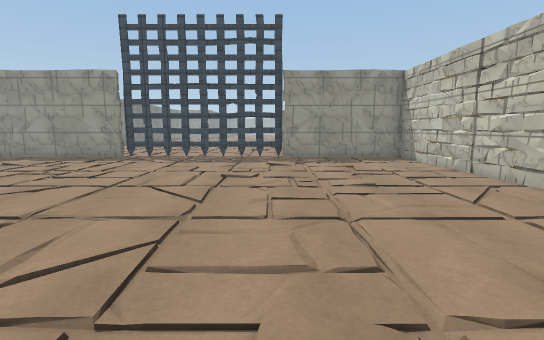
View 1 (above)

13 first-person views from a walk through a scene from a Unity 3-D project. The camera is 1.4 m above the floor, tilts 8° down and sees 85° across. The floor is counted in squares, 1 m on a side. Each view is taken from the middle of a square. On the plan, view 1 faces up. The plan holds only what a view shows up to about 14 squares ahead; the rest is blank. The place goes on beyond the plan. The player is left out. Surface patterns are stand-ins for the level's own textures.

View 2
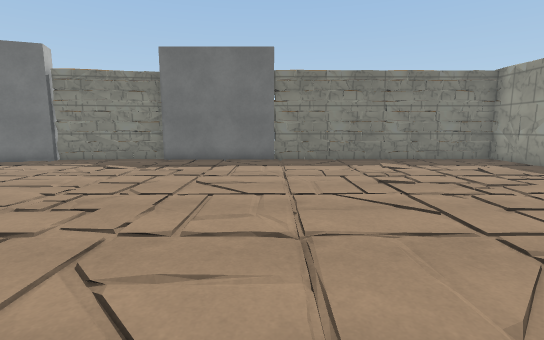

View 3
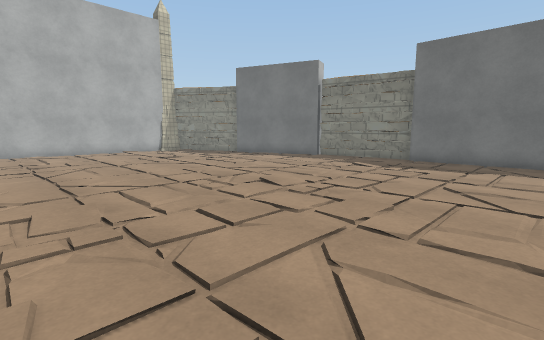

View 4
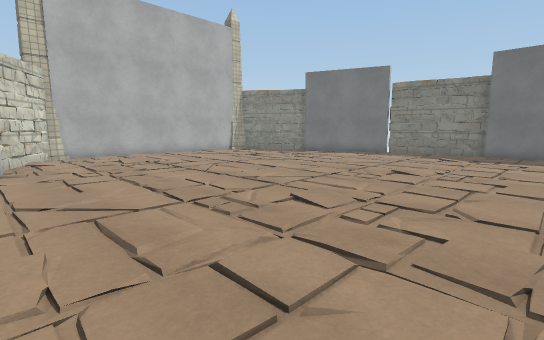

View 5
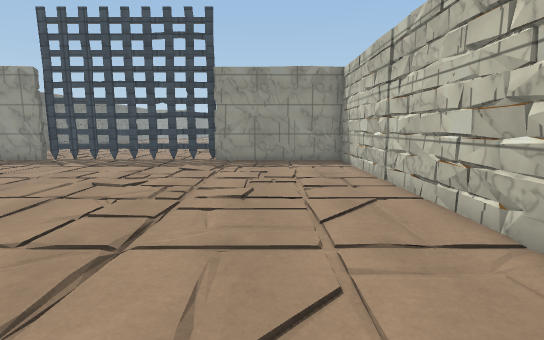

View 6
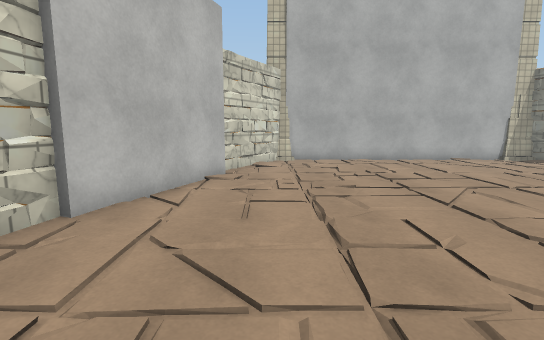

View 7
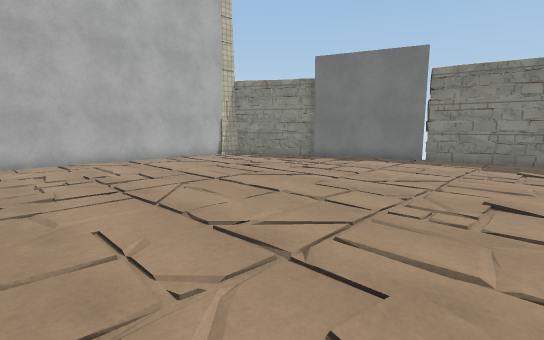

View 8
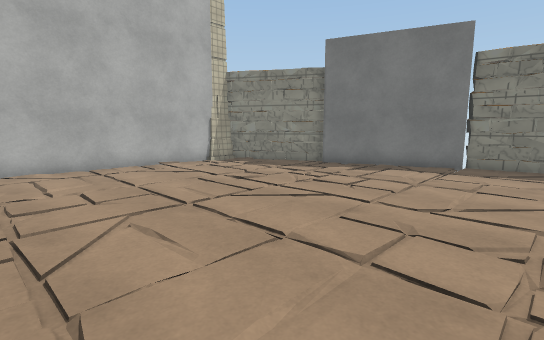

View 9
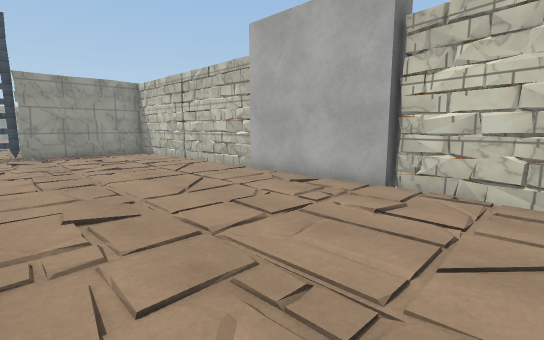

View 10
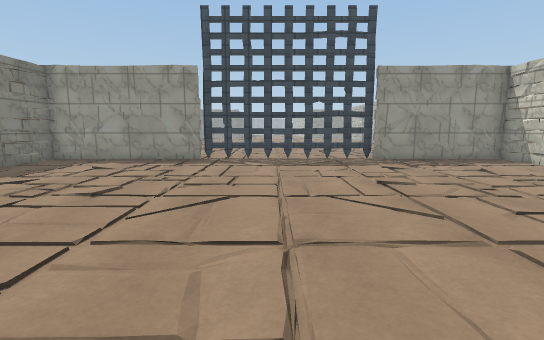

View 11
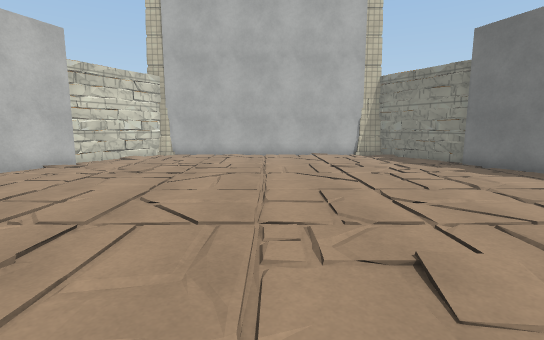

View 12
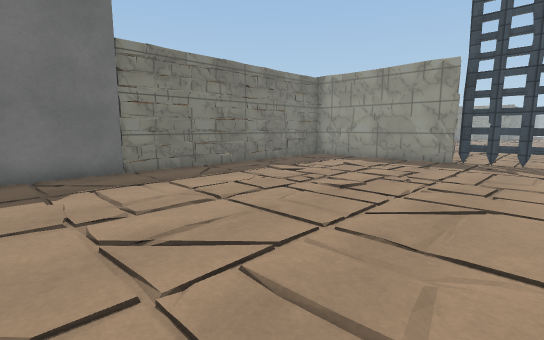

View 13
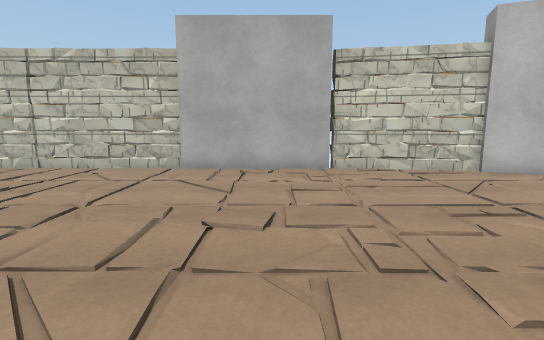

### Floor plan
Points are (right, up) in squares from view 1. A wall is a line through its corners. A room is listed if a view was taken in it or the views show most of it. See-through windows are left out.
Room 1 (views 1, 2, 3, 4, 5, 6, 7, 8, 9, 10, 11, 12, 13)
walls: (6, -0.9) (6, 14.1); (-14, -1) (-13.2, -5.5); (-13.9, -1.5) (-13.7, -2.1); (-13.3, -3.3) (-13.3, -3.9); (6, 4.3) (6.2, 5.6); (-13.3, -4) (-13.2, -5.4); (-13.2, -4.9) (-11.3, -10.3); (6.2, 5.1) (6, 7.4); (5.6, -5) (5.7, -3.1); (5.4, -5.7) (6.2, -1); (6.2, 6.5) (6.1, 7); (-13.8, 7.4) (-13.6, 4.1); (6.2, 8) (5.9, 8.5); (6, 9.1) (6.2, 10.6); (-13.5, 10.4) (-13.7, 7.7); (-7.2, 14.1) (-7.7, 14.2); (-7.2, 14.1) (-7.8, 14); (-7.2, 14.1) (-13.7, 14.1) (-13.6, 12.5); (3.4, -10.3) (5.9, -3.5) (5.8, -3.1); (6.2, 10.1) (5.9, 12.4); (-11.7, -10.5) (-9.6, -14.1); (-11.6, -10.6) (-11.1, -11.7); (0.6, 14.4) (-7.2, 14.4); (-13.7, 11.4) (-13.5, 7.5); (-11.3, -11.3) (-10.9, -11.8); (-12.2, 14.1) (-12.7, 14.2); (2.1, -13.2) (2.5, -13); (-12.2, 14.2) (-12.7, 14.1); (2.1, -13.9) (2.3, -13.3); (-13.4, 14.1) (-13.4, -1) (-13.4, -1.9); (1.7, -14.1) (2.2, -13.5); (1.7, -14.1) (3.8, -10.6); (5.6, 14) (5.1, 14.2); (-13.5, 14.1) (-13.6, 12.7); (5.6, 14.1) (5.1, 14); (-9.5, -14.3) (1.6, -14.3); (6.1, 14.1) (0.5, 14.1)
low walls: (5.9, -1.5) (5.9, -1); (6.2, -1.7) (6.2, -1); (-13.7, -3.2) (-13.4, -3.9) (-13.4, -5); (-13.4, 6.1) (-13.4, 5.6); (6.1, -2.9) (6.5, -1.9); (6, -3.5) (6, -2.5); (6, 6.4) (6.2, 8); (5.9, 8.5) (5.8, 9); (6.4, 7.8) (6.4, 8.4); (6.3, 8.6) (6.3, 9.1); (-7.2, 14.4) (-7.2, 14.1); (3, -12.1) (3.1, -11.7); (2.5, -12.5) (3.7, -10.9); (6.1, 12.4) (6.2, 13.4); (-9.8, -13.7) (-9.6, -14.1) (-8.5, -14.1); (1.1, -14.1) (1.7, -14.1)

Where each view was taken, in squares from view 1:
view 1: 0 up, 0 right, facing up
view 2: 4 up, 0 right, facing left
view 3: 4 up, 0 right, facing down-left
view 4: 2 up, 4 right, facing down-left
view 5: 1 up, 3 right, facing up
view 6: 1 down, 2 right, facing down
view 7: 1 down, 1 right, facing down-left
view 8: 3 down, 1 left, facing down-left
view 9: 4 down, 1 left, facing up-right
view 10: 1 up, 4 left, facing up
view 11: 1 up, 4 left, facing down
view 12: 1 up, 4 left, facing up-left
view 13: 1 up, 4 left, facing right
